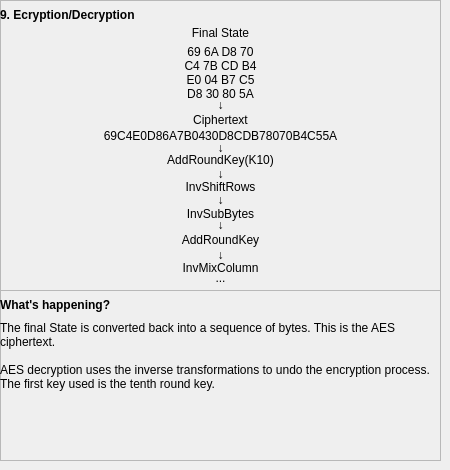
        <widget class="QWidget" name="pg_eaespg9">
         <widget class="QFrame" name="fr_eaeswh9">
          <property name="geometry">
           <rect>
            <x>0</x>
            <y>290</y>
            <width>441</width>
            <height>171</height>
           </rect>
          </property>
          <property name="frameShape">
           <enum>QFrame::StyledPanel</enum>
          </property>
          <property name="frameShadow">
           <enum>QFrame::Raised</enum>
          </property>
          <widget class="QLabel" name="lbl_eaeswh9_ex">
           <property name="geometry">
            <rect>
             <x>0</x>
             <y>30</y>
             <width>441</width>
             <height>71</height>
            </rect>
           </property>
           <property name="text">
            <string>The final State is converted back into a sequence of bytes. This is the AES ciphertext.

AES decryption uses the inverse transformations to undo the encryption process. 
The first key used is the tenth round key.</string>
           </property>
           <property name="wordWrap">
            <bool>true</bool>
           </property>
          </widget>
          <widget class="QLabel" name="lbl_eaeswh9_wh">
           <property name="geometry">
            <rect>
             <x>0</x>
             <y>0</y>
             <width>211</width>
             <height>31</height>
            </rect>
           </property>
           <property name="text">
            <string>&lt;html&gt;&lt;head/&gt;&lt;body&gt;&lt;p&gt;&lt;span style=&quot; font-size:9pt; font-weight:600;&quot;&gt;What's happening?&lt;/span&gt;&lt;/p&gt;&lt;/body&gt;&lt;/html&gt;</string>
           </property>
           <property name="alignment">
            <set>Qt::AlignLeading|Qt::AlignLeft|Qt::AlignVCenter</set>
           </property>
          </widget>
         </widget>
         <widget class="QFrame" name="fr_eaesmn9">
          <property name="geometry">
           <rect>
            <x>0</x>
            <y>0</y>
            <width>441</width>
            <height>291</height>
           </rect>
          </property>
          <property name="frameShape">
           <enum>QFrame::StyledPanel</enum>
          </property>
          <property name="frameShadow">
           <enum>QFrame::Raised</enum>
          </property>
          <widget class="QLabel" name="lbl_eaesmn9_encdec">
           <property name="geometry">
            <rect>
             <x>0</x>
             <y>0</y>
             <width>221</width>
             <height>31</height>
            </rect>
           </property>
           <property name="text">
            <string>&lt;html&gt;&lt;head/&gt;&lt;body&gt;&lt;p&gt;&lt;span style=&quot; font-size:9pt; font-weight:600;&quot;&gt;9. Ecryption/Decryption&lt;/span&gt;&lt;/p&gt;&lt;/body&gt;&lt;/html&gt;</string>
           </property>
           <property name="alignment">
            <set>Qt::AlignLeading|Qt::AlignLeft|Qt::AlignVCenter</set>
           </property>
          </widget>
          <widget class="QLabel" name="lbl_eaesmn9_fsttxt">
           <property name="geometry">
            <rect>
             <x>0</x>
             <y>22</y>
             <width>441</width>
             <height>21</height>
            </rect>
           </property>
           <property name="text">
            <string>Final State</string>
           </property>
           <property name="alignment">
            <set>Qt::AlignCenter</set>
           </property>
          </widget>
          <widget class="QLabel" name="lbl_eaesmn9_fst">
           <property name="geometry">
            <rect>
             <x>0</x>
             <y>42</y>
             <width>441</width>
             <height>61</height>
            </rect>
           </property>
           <property name="text">
            <string>69 6A D8 70
C4 7B CD B4
E0 04 B7 C5
D8 30 80 5A</string>
           </property>
           <property name="alignment">
            <set>Qt::AlignCenter</set>
           </property>
          </widget>
          <widget class="QLabel" name="lbl_eaesmn9_ciptxt">
           <property name="geometry">
            <rect>
             <x>0</x>
             <y>112</y>
             <width>441</width>
             <height>16</height>
            </rect>
           </property>
           <property name="text">
            <string>Ciphertext</string>
           </property>
           <property name="alignment">
            <set>Qt::AlignCenter</set>
           </property>
          </widget>
          <widget class="QLabel" name="lbl_eaesmn9_cip">
           <property name="geometry">
            <rect>
             <x>0</x>
             <y>128</y>
             <width>441</width>
             <height>16</height>
            </rect>
           </property>
           <property name="text">
            <string>69C4E0D86A7B0430D8CDB78070B4C55A</string>
           </property>
           <property name="alignment">
            <set>Qt::AlignCenter</set>
           </property>
          </widget>
          <widget class="QLabel" name="lbl_eaesmn9_ar1">
           <property name="geometry">
            <rect>
             <x>0</x>
             <y>97</y>
             <width>441</width>
             <height>16</height>
            </rect>
           </property>
           <property name="text">
            <string>↓</string>
           </property>
           <property name="alignment">
            <set>Qt::AlignCenter</set>
           </property>
          </widget>
          <widget class="QLabel" name="lbl_eaesmn9_ar3">
           <property name="geometry">
            <rect>
             <x>0</x>
             <y>166</y>
             <width>441</width>
             <height>16</height>
            </rect>
           </property>
           <property name="text">
            <string>↓</string>
           </property>
           <property name="alignment">
            <set>Qt::AlignCenter</set>
           </property>
          </widget>
          <widget class="QLabel" name="lbl_eaesmn9_isr">
           <property name="geometry">
            <rect>
             <x>0</x>
             <y>177</y>
             <width>441</width>
             <height>20</height>
            </rect>
           </property>
           <property name="text">
            <string>InvShiftRows</string>
           </property>
           <property name="alignment">
            <set>Qt::AlignCenter</set>
           </property>
          </widget>
          <widget class="QLabel" name="lbl_eaesmn9_ark10">
           <property name="geometry">
            <rect>
             <x>0</x>
             <y>150</y>
             <width>441</width>
             <height>20</height>
            </rect>
           </property>
           <property name="text">
            <string>AddRoundKey(K10)</string>
           </property>
           <property name="alignment">
            <set>Qt::AlignCenter</set>
           </property>
          </widget>
          <widget class="QLabel" name="lbl_eaesmn9_ark">
           <property name="geometry">
            <rect>
             <x>0</x>
             <y>230</y>
             <width>441</width>
             <height>20</height>
            </rect>
           </property>
           <property name="text">
            <string>AddRoundKey</string>
           </property>
           <property name="alignment">
            <set>Qt::AlignCenter</set>
           </property>
          </widget>
          <widget class="QLabel" name="lbl_eaesmn9_ar5">
           <property name="geometry">
            <rect>
             <x>0</x>
             <y>217</y>
             <width>441</width>
             <height>16</height>
            </rect>
           </property>
           <property name="text">
            <string>↓</string>
           </property>
           <property name="alignment">
            <set>Qt::AlignCenter</set>
           </property>
          </widget>
          <widget class="QLabel" name="lbl_eaesmn9_isb">
           <property name="geometry">
            <rect>
             <x>0</x>
             <y>204</y>
             <width>441</width>
             <height>20</height>
            </rect>
           </property>
           <property name="text">
            <string>InvSubBytes</string>
           </property>
           <property name="alignment">
            <set>Qt::AlignCenter</set>
           </property>
          </widget>
          <widget class="QLabel" name="lbl_eaesmn9_ar4">
           <property name="geometry">
            <rect>
             <x>0</x>
             <y>192</y>
             <width>441</width>
             <height>16</height>
            </rect>
           </property>
           <property name="text">
            <string>↓</string>
           </property>
           <property name="alignment">
            <set>Qt::AlignCenter</set>
           </property>
          </widget>
          <widget class="QLabel" name="lbl_eaesmn9_ar6">
           <property name="geometry">
            <rect>
             <x>0</x>
             <y>247</y>
             <width>441</width>
             <height>16</height>
            </rect>
           </property>
           <property name="text">
            <string>↓</string>
           </property>
           <property name="alignment">
            <set>Qt::AlignCenter</set>
           </property>
          </widget>
          <widget class="QLabel" name="lbl_eaesmn9_imc">
           <property name="geometry">
            <rect>
             <x>0</x>
             <y>260</y>
             <width>441</width>
             <height>16</height>
            </rect>
           </property>
           <property name="text">
            <string>InvMixColumn</string>
           </property>
           <property name="alignment">
            <set>Qt::AlignCenter</set>
           </property>
          </widget>
          <widget class="QLabel" name="lbl_eaesmn9_ar2">
           <property name="geometry">
            <rect>
             <x>0</x>
             <y>140</y>
             <width>441</width>
             <height>16</height>
            </rect>
           </property>
           <property name="text">
            <string>↓</string>
           </property>
           <property name="alignment">
            <set>Qt::AlignCenter</set>
           </property>
          </widget>
          <widget class="QLabel" name="lbl_eaesmn9_pnt">
           <property name="geometry">
            <rect>
             <x>0</x>
             <y>270</y>
             <width>441</width>
             <height>16</height>
            </rect>
           </property>
           <property name="text">
            <string>...</string>
           </property>
           <property name="alignment">
            <set>Qt::AlignCenter</set>
           </property>
          </widget>
         </widget>
        </widget>
